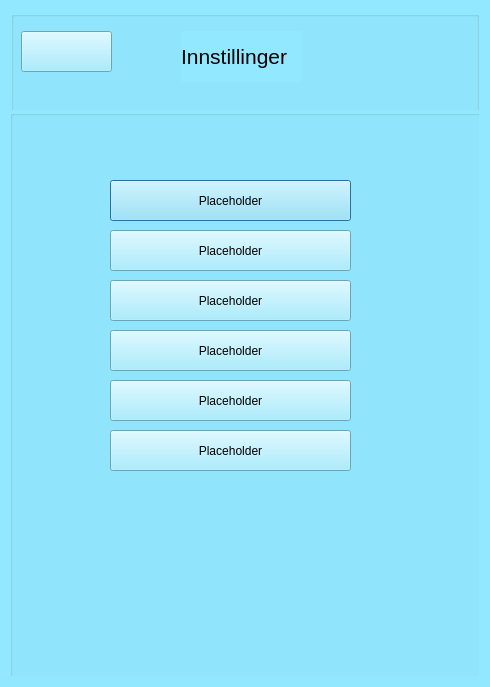
<?xml version="1.0" encoding="UTF-8"?>
<ui version="4.0">
 <class>settingsDialog</class>
 <widget class="QDialog" name="settingsDialog">
  <property name="geometry">
   <rect>
    <x>0</x>
    <y>0</y>
    <width>490</width>
    <height>687</height>
   </rect>
  </property>
  <property name="windowTitle">
   <string>Dialog</string>
  </property>
  <property name="styleSheet">
   <string notr="true">background-color: rgb(146, 232, 255);</string>
  </property>
  <layout class="QGridLayout" name="gridLayout">
   <item row="0" column="0">
    <widget class="QGroupBox" name="groupBoxBackground">
     <property name="title">
      <string/>
     </property>
     <widget class="QGroupBox" name="groupBoxSettings">
      <property name="geometry">
       <rect>
        <x>-1</x>
        <y>99</y>
        <width>471</width>
        <height>571</height>
       </rect>
      </property>
      <property name="styleSheet">
       <string notr="true"/>
      </property>
      <property name="title">
       <string/>
      </property>
      <widget class="QPushButton" name="settings1">
       <property name="geometry">
        <rect>
         <x>100</x>
         <y>70</y>
         <width>241</width>
         <height>41</height>
        </rect>
       </property>
       <property name="styleSheet">
        <string notr="true">color: rgb(0, 0, 0);
background-color: rgb(146, 232, 255);</string>
       </property>
       <property name="text">
        <string>Placeholder</string>
       </property>
      </widget>
      <widget class="QPushButton" name="settings2">
       <property name="geometry">
        <rect>
         <x>100</x>
         <y>120</y>
         <width>241</width>
         <height>41</height>
        </rect>
       </property>
       <property name="styleSheet">
        <string notr="true">color: rgb(0, 0, 0);
background-color: rgb(146, 232, 255);</string>
       </property>
       <property name="text">
        <string>Placeholder</string>
       </property>
      </widget>
      <widget class="QPushButton" name="settings3">
       <property name="geometry">
        <rect>
         <x>100</x>
         <y>170</y>
         <width>241</width>
         <height>41</height>
        </rect>
       </property>
       <property name="styleSheet">
        <string notr="true">color: rgb(0, 0, 0);
background-color: rgb(146, 232, 255);</string>
       </property>
       <property name="text">
        <string>Placeholder</string>
       </property>
      </widget>
      <widget class="QPushButton" name="settings4">
       <property name="geometry">
        <rect>
         <x>100</x>
         <y>220</y>
         <width>241</width>
         <height>41</height>
        </rect>
       </property>
       <property name="styleSheet">
        <string notr="true">color: rgb(0, 0, 0);
background-color: rgb(146, 232, 255);</string>
       </property>
       <property name="text">
        <string>Placeholder</string>
       </property>
      </widget>
      <widget class="QPushButton" name="settings5">
       <property name="geometry">
        <rect>
         <x>100</x>
         <y>270</y>
         <width>241</width>
         <height>41</height>
        </rect>
       </property>
       <property name="styleSheet">
        <string notr="true">color: rgb(0, 0, 0);
background-color: rgb(146, 232, 255);</string>
       </property>
       <property name="text">
        <string>Placeholder</string>
       </property>
      </widget>
      <widget class="QPushButton" name="settings6">
       <property name="geometry">
        <rect>
         <x>100</x>
         <y>320</y>
         <width>241</width>
         <height>41</height>
        </rect>
       </property>
       <property name="styleSheet">
        <string notr="true">color: rgb(0, 0, 0);
background-color: rgb(146, 232, 255);</string>
       </property>
       <property name="text">
        <string>Placeholder</string>
       </property>
      </widget>
     </widget>
     <widget class="QLabel" name="labelTitle">
      <property name="geometry">
       <rect>
        <x>170</x>
        <y>20</y>
        <width>121</width>
        <height>51</height>
       </rect>
      </property>
      <property name="font">
       <font>
        <pointsize>16</pointsize>
       </font>
      </property>
      <property name="styleSheet">
       <string notr="true">color: rgb(0, 0, 0);</string>
      </property>
      <property name="text">
       <string>Innstillinger</string>
      </property>
     </widget>
     <widget class="QPushButton" name="goBackPushButton">
      <property name="geometry">
       <rect>
        <x>10</x>
        <y>20</y>
        <width>91</width>
        <height>41</height>
       </rect>
      </property>
      <property name="styleSheet">
       <string notr="true">border-image: url(:/Assets/Buttons/gaa-tilbake_active.png);</string>
      </property>
      <property name="text">
       <string/>
      </property>
     </widget>
    </widget>
   </item>
  </layout>
 </widget>
 <resources/>
 <connections/>
</ui>
